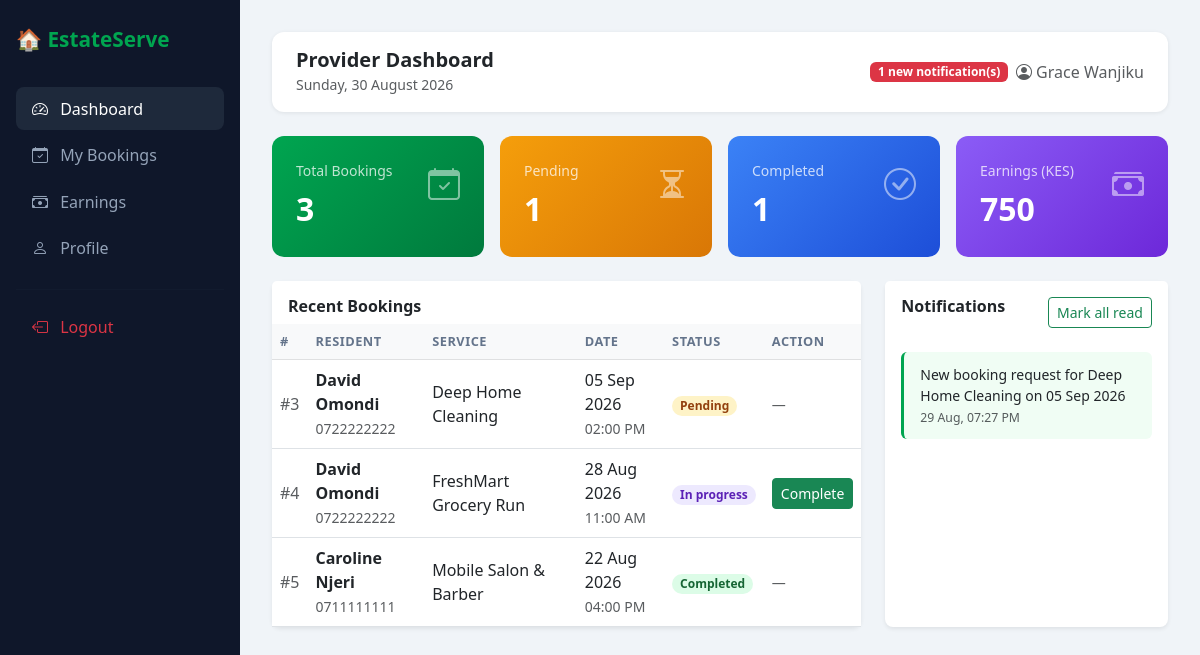
/provider/dashboard.php (signed in), run on the app's committed database.
### tables this page shows
CREATE TABLE bookings (
    id           INT AUTO_INCREMENT PRIMARY KEY,
    resident_id  INT NOT NULL,
    service_id   INT NOT NULL,
    provider_id  INT NULL,
    booking_date DATE NOT NULL,
    booking_time TIME NOT NULL,
    address      VARCHAR(255) NOT NULL,
    notes        TEXT,
    status       ENUM('pending','confirmed','in_progress','completed','cancelled')
                 NOT NULL DEFAULT 'pending',
    created_at   TIMESTAMP NOT NULL DEFAULT CURRENT_TIMESTAMP,
    CONSTRAINT fk_bookings_resident FOREIGN KEY (resident_id)
        REFERENCES users(id)    ON DELETE CASCADE,
    CONSTRAINT fk_bookings_service  FOREIGN KEY (service_id)
        REFERENCES services(id) ON DELETE CASCADE,
    CONSTRAINT fk_bookings_provider FOREIGN KEY (provider_id)
        REFERENCES users(id)    ON DELETE SET NULL
);

CREATE TABLE users (
    id         INT AUTO_INCREMENT PRIMARY KEY,
    full_name  VARCHAR(150) NOT NULL,
    email      VARCHAR(150) NOT NULL UNIQUE,
    phone      VARCHAR(30)  NOT NULL,
    password   VARCHAR(255) NOT NULL,
    role       ENUM('admin','resident','provider','delivery') NOT NULL,
    status     ENUM('active','inactive','pending') NOT NULL DEFAULT 'active',
    created_at TIMESTAMP NOT NULL DEFAULT CURRENT_TIMESTAMP
);

CREATE TABLE services (
    id          INT AUTO_INCREMENT PRIMARY KEY,
    name        VARCHAR(150) NOT NULL,
    category    ENUM('laundry','car_washing','grocery','house_cleaning',
                     'plumbing','food_delivery','salon') NOT NULL,
    description TEXT,
    price       DECIMAL(10,2) NOT NULL DEFAULT 0,
    provider_id INT NULL,
    status      ENUM('available','unavailable') NOT NULL DEFAULT 'available',
    created_at  TIMESTAMP NOT NULL DEFAULT CURRENT_TIMESTAMP,
    CONSTRAINT fk_services_provider FOREIGN KEY (provider_id)
        REFERENCES users(id) ON DELETE SET NULL
);

CREATE TABLE notifications (
    id         INT AUTO_INCREMENT PRIMARY KEY,
    user_id    INT NOT NULL,
    message    VARCHAR(255) NOT NULL,
    is_read    TINYINT(1) NOT NULL DEFAULT 0,
    created_at TIMESTAMP NOT NULL DEFAULT CURRENT_TIMESTAMP,
    CONSTRAINT fk_notifications_user FOREIGN KEY (user_id)
        REFERENCES users(id) ON DELETE CASCADE
);

### provider/dashboard.php (the view, shortened to what this page needs)
<?php
require_once '../includes/db.php';
$user_id = $_SESSION['user_id'];
$total_bookings = $pdo->prepare("SELECT COUNT(*) FROM bookings WHERE provider_id = ?");
$total_bookings->execute([$user_id]);
$total_bookings = $total_bookings->fetchColumn();
$pending_bookings = $pdo->prepare("SELECT COUNT(*) FROM bookings WHERE provider_id = ? AND status = 'pending'");
$pending_bookings->execute([$user_id]);
$pending_bookings = $pending_bookings->fetchColumn();
$completed = $pdo->prepare("SELECT COUNT(*) FROM bookings WHERE provider_id = ? AND status = 'completed'");
$completed->execute([$user_id]);
$completed = $completed->fetchColumn();
$earnings = $pdo->prepare("SELECT COALESCE(SUM(p.amount),0) FROM payments p JOIN bookings b ON p.booking_id = b.id WHERE b.provider_id = ? AND p.status = 'success'");
$earnings->execute([$user_id]);
$earnings = $earnings->fetchColumn();
$stmt = $pdo->prepare("
    SELECT b.*, s.name AS service, s.price, u.full_name AS resident, u.phone AS resident_phone
    FROM bookings b
    JOIN services s ON b.service_id = s.id
    JOIN users u ON b.resident_id = u.id
    WHERE b.provider_id = ?
    ORDER BY b.created_at DESC LIMIT 10
");
$stmt->execute([$user_id]);
$bookings = $stmt->fetchAll();
$notifs = $pdo->prepare("SELECT * FROM notifications WHERE user_id = ? AND is_read = 0 ORDER BY created_at DESC");
$notifs->execute([$user_id]);
$notifs = $notifs->fetchAll();
?>
<!DOCTYPE html>
<html lang="en">
<head>
  <link href="https://cdn.jsdelivr.net/npm/bootstrap@5.3.0/dist/css/bootstrap.min.css" rel="stylesheet">
  <link href="https://cdn.jsdelivr.net/npm/bootstrap-icons@1.10.5/font/bootstrap-icons.css" rel="stylesheet">
</head>
<body>
<div class="sidebar">
  <span class="brand">🏠 EstateServe</span>
  <nav class="nav flex-column">
    <a href="dashboard.php"  class="nav-link active"><i class="bi bi-speedometer2"></i> Dashboard</a>
    <a href="bookings.php"   class="nav-link"><i class="bi bi-calendar-check"></i> My Bookings</a>
    <a href="earnings.php"   class="nav-link"><i class="bi bi-cash-stack"></i> Earnings</a>
    <a href="profile.php"    class="nav-link"><i class="bi bi-person"></i> Profile</a>
    <hr style="border-color:#1e293b">
    <a href="../logout.php"  class="nav-link text-danger"><i class="bi bi-box-arrow-left"></i> Logout</a>
  </nav>
</div>
<div class="main">
  <div class="topbar">
    <div>
      <h5 class="mb-0 fw-bold">Provider Dashboard</h5>
      <small class="text-muted"><?= date('l, d F Y') ?></small>
    </div>
    <div class="d-flex align-items-center gap-2">
      <?php if (count($notifs) > 0): ?>
        <span class="badge bg-danger"><?= count($notifs) ?> new notification(s)</span>
      <?php endif; ?>
      <span class="text-muted"><i class="bi bi-person-circle me-1"></i><?= htmlspecialchars($_SESSION['full_name']) ?></span>
    </div>
  </div>
  <div class="row g-3 mb-4">
    <div class="col-md-3">
      <div class="stat-card" style="background:linear-gradient(135deg,#00A550,#007a3d)">
        <div class="d-flex justify-content-between align-items-start">
          <div>
            <div class="opacity-75 small mb-1">Total Bookings</div>
            <div class="fs-2 fw-bold"><?= $total_bookings ?></div>
          </div>
          <i class="bi bi-calendar-check fs-2 opacity-50"></i>
        </div>
      </div>
    </div>
    <div class="col-md-3">
      <div class="stat-card" style="background:linear-gradient(135deg,#f59e0b,#d97706)">
        <div class="d-flex justify-content-between align-items-start">
          <div>
            <div class="opacity-75 small mb-1">Pending</div>
            <div class="fs-2 fw-bold"><?= $pending_bookings ?></div>
          </div>
          <i class="bi bi-hourglass-split fs-2 opacity-50"></i>
        </div>
      </div>
    </div>
    <div class="col-md-3">
      <div class="stat-card" style="background:linear-gradient(135deg,#3b82f6,#1d4ed8)">
        <div class="d-flex justify-content-between align-items-start">
          <div>
            <div class="opacity-75 small mb-1">Completed</div>
            <div class="fs-2 fw-bold"><?= $completed ?></div>
          </div>
          <i class="bi bi-check-circle fs-2 opacity-50"></i>
        </div>
      </div>
    </div>
    <div class="col-md-3">
      <div class="stat-card" style="background:linear-gradient(135deg,#8b5cf6,#6d28d9)">
        <div class="d-flex justify-content-between align-items-start">
          <div>
            <div class="opacity-75 small mb-1">Earnings (KES)</div>
            <div class="fs-2 fw-bold"><?= number_format($earnings, 0) ?></div>
          </div>
          <i class="bi bi-cash-stack fs-2 opacity-50"></i>
        </div>
      </div>
    </div>
  </div>
  <div class="row g-4">
    <div class="col-md-8">
      <div class="card border-0 shadow-sm rounded-3">
        <div class="card-header bg-white border-0 pt-3">
          <h6 class="fw-bold mb-0">Recent Bookings</h6>
        </div>
        <div class="card-body p-0">
          <?php if (empty($bookings)): ?>
            <p class="text-center text-muted py-4">No bookings assigned yet.</p>
          <?php else: ?>
          <table class="table table-hover align-middle mb-0">
            <thead class="table-light">
              <tr>
                <th>#</th>
                <th>Resident</th>
                <th>Service</th>
                <th>Date</th>
                <th>Status</th>
                <th>Action</th>
              </tr>
            </thead>
            <tbody>
              <?php foreach ($bookings as $b): ?>
              <tr>
                <td class="text-muted">#<?= $b['id'] ?></td>
                <td>
                  <div class="fw-semibold"><?= htmlspecialchars($b['resident']) ?></div>
                  <small class="text-muted"><?= htmlspecialchars($b['resident_phone']) ?></small>
                </td>
                <td><?= htmlspecialchars($b['service']) ?></td>
                <td>
                  <div><?= date('d M Y', strtotime($b['booking_date'])) ?></div>
                  <small class="text-muted"><?= date('h:i A', strtotime($b['booking_time'])) ?></small>
                </td>
                <td>
                  <span class="badge badge-status-<?= $b['status'] ?> px-2 py-1 rounded-pill">
                    <?= ucfirst(str_replace('_',' ',$b['status'])) ?>
                  </span>
                </td>
                <td>
                  <?php if ($b['status'] === 'confirmed'): ?>
                    <a href="update_status.php?id=<?= $b['id'] ?>&status=in_progress" class="btn btn-sm btn-outline-primary">Start</a>
                  <?php elseif ($b['status'] === 'in_progress'): ?>
                    <a href="update_status.php?id=<?= $b['id'] ?>&status=completed" class="btn btn-sm btn-success">Complete</a>
                  <?php else: ?>
                    <span class="text-muted small">—</span>
                  <?php endif; ?>
                </td>
              </tr>
              <?php endforeach; ?>
            </tbody>
          </table>
          <?php endif; ?>
        </div>
      </div>
    </div>
    <div class="col-md-4">
      <div class="card border-0 shadow-sm rounded-3 h-100">
        <div class="card-header bg-white border-0 pt-3 d-flex justify-content-between">
          <h6 class="fw-bold mb-0">Notifications</h6>
          <?php if (count($notifs) > 0): ?>
            <a href="mark_read.php" class="btn btn-sm btn-outline-success">Mark all read</a>
          <?php endif; ?>
        </div>
        <div class="card-body">
          <?php if (empty($notifs)): ?>
            <p class="text-muted text-center py-3">
              <i class="bi bi-bell-slash d-block fs-2 mb-2"></i>
              No new notifications
            </p>
          <?php else: ?>
            <?php foreach ($notifs as $n): ?>
            <div class="notif-item">
              <div><?= htmlspecialchars($n['message']) ?></div>
              <small class="text-muted"><?= date('d M, h:i A', strtotime($n['created_at'])) ?></small>
            </div>
            <?php endforeach; ?>
          <?php endif; ?>
        </div>
      </div>
    </div>
  </div>
</div>
</body>
</html>

### provider/dashboard.php (style rules this page uses)
body { background: #f0f4f8; }
.sidebar { background: #0f172a; min-height: 100vh; width: 240px; position: fixed; top: 0; left: 0; padding: 1.5rem 1rem; }
.sidebar .brand { color: #00A550; font-weight: 700; font-size: 1.3rem; margin-bottom: 2rem; display: block; }
.sidebar .nav-link { color: #94a3b8; border-radius: 8px; padding: .6rem 1rem; margin-bottom: .2rem; }
.sidebar .nav-link:hover, .sidebar .nav-link.active { background: #1e293b; color: #fff; }
.sidebar .nav-link i { margin-right: 8px; }
.main { margin-left: 240px; padding: 2rem; }
.stat-card { border: none; border-radius: 12px; padding: 1.5rem; color: #fff; }
.topbar { background: #fff; border-radius: 12px; padding: 1rem 1.5rem; margin-bottom: 1.5rem; display: flex; justify-content: space-between; align-items: center; box-shadow: 0 1px 4px rgba(0,0,0,.08); }
.badge-status-pending { background: #fef3c7; color: #92400e; }
.badge-status-completed { background: #dcfce7; color: #166534; }
.badge-status-in_progress { background: #ede9fe; color: #5b21b6; }
.table th { font-size: .8rem; text-transform: uppercase; letter-spacing: .04em; color: #64748b; }
.notif-item { background: #f0fdf4; border-left: 3px solid #00A550; border-radius: 6px; padding: .75rem 1rem; margin-bottom: .5rem; font-size: .875rem; }

### data on the page
bookings: id "3", resident.full_name "David Omondi", resident.phone "0722222222", service.name "Deep Home Cleaning", booking_date "05 Sep 2026", booking_time "02:00 PM", status "Pending"
bookings: id "4", resident.full_name "David Omondi", resident.phone "0722222222", service.name "FreshMart Grocery Run", booking_date "28 Aug 2026", booking_time "11:00 AM", status "In progress"
bookings: id "5", resident.full_name "Caroline Njeri", resident.phone "0711111111", service.name "Mobile Salon & Barber", booking_date "22 Aug 2026", booking_time "04:00 PM", status "Completed"
notifications: message "New booking request for Deep Home Cleaning on 05 Sep 2026", created_at "29 Aug, 07:27 PM"

### other printed values
count($notifs) "1"
$_SESSION['full_name'] "Grace Wanjiku"
$total_bookings "3"
$pending_bookings "1"
$completed "1"
$earnings "750"
